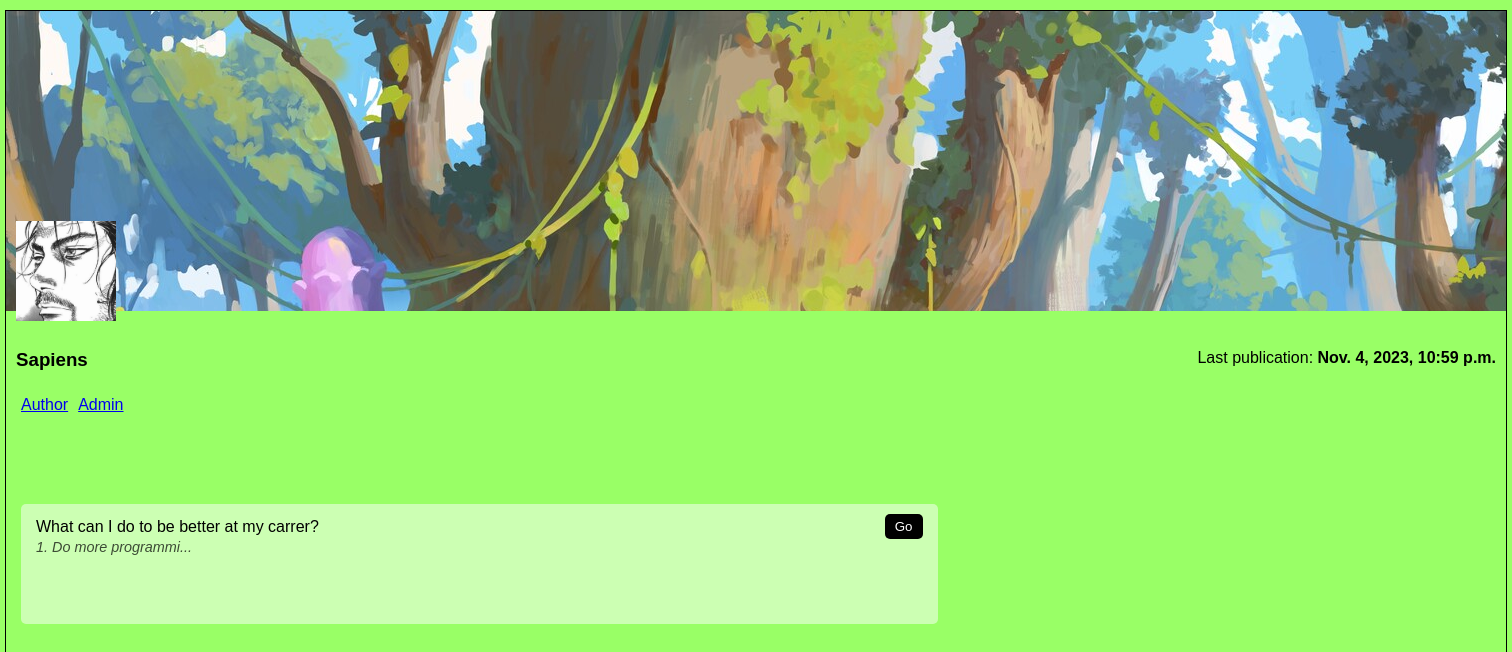
The app's page /, older data.
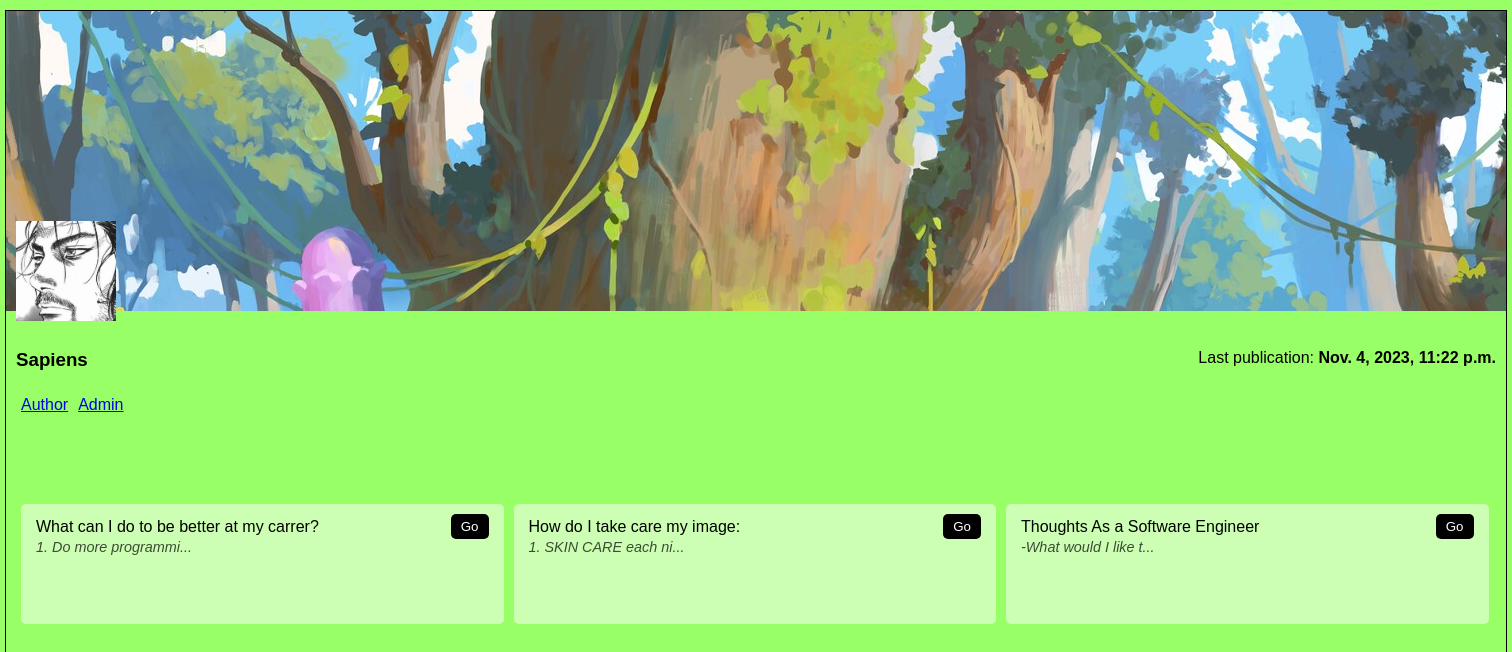
The same page, newer data.
### blog_app/models.py (models this page shows, shortened)
class Page(models.Model):
    content = models.CharField(max_length=2000)
    title = models.CharField(max_length=200)
    description = models.CharField(max_length=100, default="none")
    pub_date = models.DateTimeField()

### blog_app/views.py (the view)
# urls.py: path('', views.indexPageView, name='index'),
def indexPageView(request):
    pages = Page.objects.all()
    last_publication = getLastPublication()
    return render(request, 'index.html', context={'pages':pages, 'last_publication': last_publication})

### blog_app/views.py (called while the page is built)
def getLastPublication():
    pages = Page.objects.all().order_by('pub_date')
    if(len(pages) > 0):
        return pages[0].pub_date
    return timezone.now()

### blog_app/templates/index.html (shortened to what this page needs)
<!DOCTYPE html>
{% load static %}
<html lang="en">
<head>
	<link rel="stylesheet" href="{% static 'styles/general.css' %}">
	<link rel="stylesheet" href="{% static 'styles/index.css' %}">
</head>
<body>
		<div id="container">
				<header>
						<div id="header-bg"></div>
						<img src="{%static "img/profile-photo.jpeg"%}" alt="profile-photo" id="profile-photo">
						<div id="profile-title-section">
								<h3>Sapiens</h3>
								<p>Last publication: <b>{{last_publication}}</b></p>
						</div>
				</header>
				<section id="options-nav">
						<ul>
								<li><a href="{% url 'blog_app:author_page' %}">Author</a></li>
								<li><a href="{% url 'blog_app:admin_question' %}">Admin</a></li>
						</ul>
				</section>
				<section id="pages-container">
								{% for el in pages %}
								<div class="page">
										<div class="page-title">
												<p>{{el.title}}</p>
												<div>
														<form action="{% url 'blog_app:read_page' el.id %}"><button class="go-page-btn">Go</button></form>
											</div>
										</div>
										<p class="page-description">{{el.description}}</p>
								</div>
								{% endfor %}
				</section>
		</div>
</body>
</html>

Row changes from the older to the newer data that the page shows:
changed Page "What can I do to be better at my carrer?": pub_date "Nov. 4, 2023, 10:59 p.m." → "Nov. 4, 2023, 11:22 p.m."
added Page: title "How do I take care my image:", description "1. SKIN CARE each ni..."
added Page: title "Thoughts As a Software Engineer", description "-What would I like t..."
